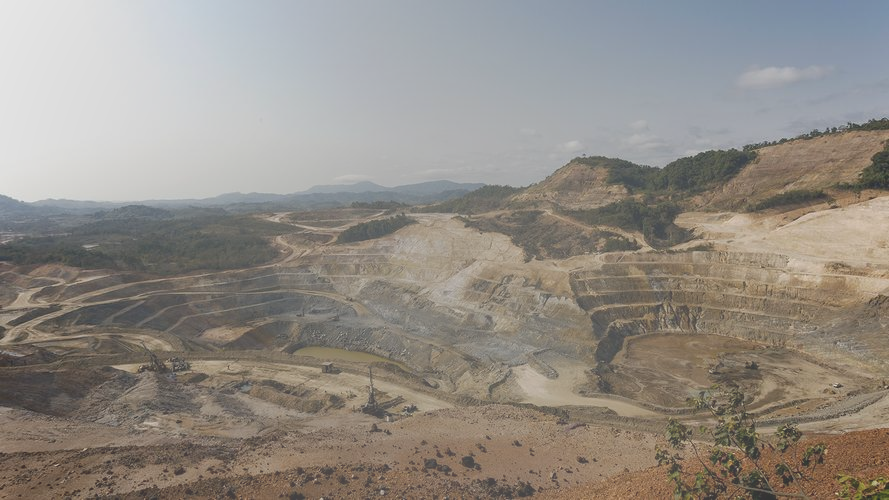
#> input picture imgHazeKS/1.png, 889 x 500 px; its folder holds only this picture in this run
$ python my_dehazing.py   (older library calls are emulated)
#> lines starting #> are read from the running program, lines starting #| are printed output that depends on the picture
import copy
import math
import os
import random
import time

import cv2
import numpy as np
import scipy

'''
四叉树找Ａ
'''


def AirlightEstimate(img, windowsize=15):
    # start = time.time()
    im = cv2.cvtColor(img, cv2.COLOR_BGR2GRAY)
    pix = min(im.shape)
    n = math.log2(pix/windowsize)
    # print(n)
    n = int(n)-1
    # print(n)
    imlist = [[], []]
    for times in range(3):
        h, w = im.shape[0], im.shape[1]
        imlist[0].append(im[0:int(w / 2), 0:int(h / 2)])
        imlist[0].append(im[int(w / 2):w, 0:int(h / 2)])
        imlist[0].append(im[0:int(h / 2), int(h / 2):h])
        imlist[0].append(im[int(w / 2):w, int(h / 2):h])
        imlist[1].append(img[0:int(w / 2), 0:int(h / 2)])
        imlist[1].append(img[int(w / 2):w, 0:int(h / 2)])
        imlist[1].append(img[0:int(h / 2), int(h / 2):h])
        imlist[1].append(img[int(w / 2):w, int(h / 2):h])
        scorelist = [np.mean(i) for i in imlist[0]]
        max_index = np.argmax(scorelist)
        im, img = imlist[0][max_index], imlist[1][max_index]
        imlist = [[], []]
    img_single_channel_list = cv2.split(img)
    A = []
    for channel in img_single_channel_list:
        A.append(np.mean(channel))

    return A
    # [4 lines of commented-out code are left out]


'''
基于边界限制算粗透射率 windowSze = 3
                  C0 = 20  # Default value = 20 (as recommended in the paper)
                  C1 = 300  # Default value = 300 (as recommended in the paper)
'''


def BoundaryConstraints(HazeImg, A, C0=20, C1=300, windowSze=3):
    if len(HazeImg.shape) == 3:
        t_b = np.maximum((A[0] - HazeImg[:, :, 0].astype(np.float64)) / (A[0] - C0),
                         # np.maximum(X, Y) 用于逐元素比较两个array的大小。
                         (HazeImg[:, :, 0].astype(np.float64) - A[0]) / (C1 - A[0]))  # max( (A-I(X))/(A-C0),
        t_g = np.maximum((A[1] - HazeImg[:, :, 1].astype(np.float64)) / (A[1] - C0),  # (A-I(X))/(A-C1) )
                         (HazeImg[:, :, 1].astype(np.float64) - A[1]) / (C1 - A[1]))
        t_r = np.maximum((A[2] - HazeImg[:, :, 2].astype(np.float64)) / (A[2] - C0),
                         (HazeImg[:, :, 2].astype(np.float64) - A[2]) / (C1 - A[2]))

        MaxVal = np.maximum(t_b, t_g, t_r)
        transmission = np.minimum(MaxVal, 1)  # min{ max( (A-I(X))/(A-C0),(A-I(X))/(A-C1) ) , 1 }
    else:  # 单通道
        transmission = np.maximum((A[0] - HazeImg.astype(np.float64)) / (A[0] - C0),
                                  (HazeImg.astype(np.float64) - A[0]) / (C1 - A[0]))
        transmission = np.minimum(transmission, 1)

    kernel = np.ones((windowSze, windowSze), np.float64)
    tbx = cv2.morphologyEx(transmission, cv2.MORPH_CLOSE, kernel=kernel)  # 先进行膨胀操作，再进行腐蚀操作
    return tbx  # 可以填充小的黑洞（fill hole补洞），去掉小的黑噪点。填充目标区域内的离散小空洞和分散部分


'''
导向滤波细化透射率
 r = 60;
 eps = 0.0001;
 30, 0.1
 r=40, eps=1e-3
'''


# [53 lines left out: functions guidedfilter, boxfilter, not called in this run]


def Guidedfilter_cv(im_gray, p, r, eps):
    start = time.time()
    mean_I = cv2.boxFilter(im_gray, cv2.CV_64F, (r, r));
    mean_p = cv2.boxFilter(p, cv2.CV_64F, (r, r));
    mean_Ip = cv2.boxFilter(im_gray * p, cv2.CV_64F, (r, r));
    cov_Ip = mean_Ip - mean_I * mean_p;

    mean_II = cv2.boxFilter(im_gray * im_gray, cv2.CV_64F, (r, r));
    var_I = mean_II - mean_I * mean_I;

    a = cov_Ip / (var_I + eps);
    b = mean_p - a * mean_I;

    mean_a = cv2.boxFilter(a, cv2.CV_64F, (r, r));
    mean_b = cv2.boxFilter(b, cv2.CV_64F, (r, r));

    q = mean_a * im_gray + mean_b;
    end = time.time()
    # print("Guidedfilter运行时间：%.3f秒" % (end - start))
    return q;


# [26 lines left out: function recover, not called in this run]


def recover_meng(img, A, t):
    HazeCorrectedImage = copy.deepcopy(img)
    epsilon = 0.0001
    delta = 0.6
    t = pow(np.maximum(abs(t), epsilon), delta)
    for ch in range(len(img.shape)):
        temp = ((img[:, :, ch].astype(float) - A[ch]) / t) + A[ch]
        temp = np.maximum(np.minimum(temp, 255), 0)
        HazeCorrectedImage[:, :, ch] = temp
    return HazeCorrectedImage


def show(img):
    cv2.imshow('result', img)
    cv2.waitKey(0)  # 按任意键继续执行，可以自定义设置时间，单位毫秒
    # cv2.destroyAllWindows()


# [26 lines left out: functions LUT, hisEqulColor, img_contrast_bright, not called in this run]


img_dir = os.listdir('./imgHazeKS')
print(img_dir)
for oneimg in img_dir:
    path = './imgHazeKS/' + oneimg
    img = cv2.imread(path)
#> img is the input picture: shape (500, 889, 3); mean B, G, R 133.3, 140.4, 146.2
    img_gray = cv2.cvtColor(img, cv2.COLOR_BGR2GRAY)
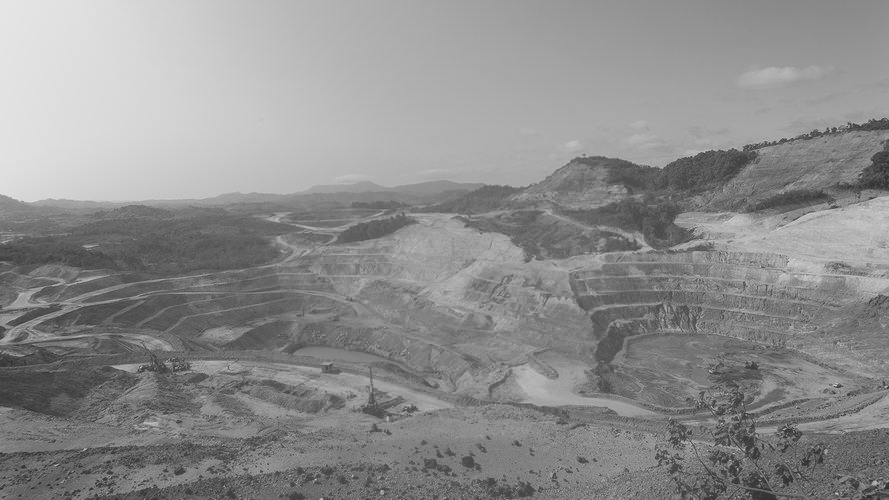
#> img_gray: shape (500, 889); min 42, max 230, mean 141.3
    start = time.time()
    A = AirlightEstimate(img)
#> after the loop in AirlightEstimate, `for channel in img_single_channel_list:`: A = [197.7, 194.9, 190.1]
#> A = [197.7, 194.9, 190.1]
    # [5 lines of commented-out code are left out]
    tb = BoundaryConstraints(img, A)
#> in BoundaryConstraints, `MaxVal = np.maximum(t_b, t_g, t_r)`:
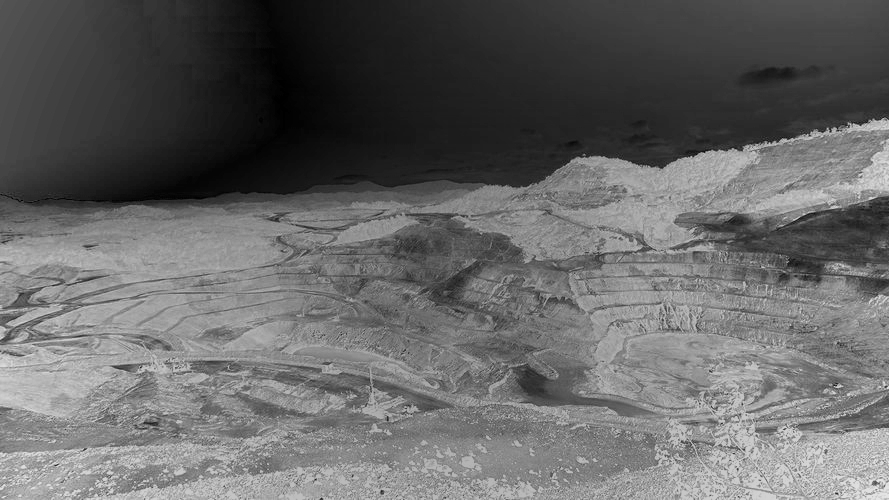
#> MaxVal: shape (500, 889) float64; min 0.00326, max 0.899, mean 0.401
#> in BoundaryConstraints, `kernel = np.ones((windowSze, windowSze), np.float64)`: kernel = [[1, 1, 1], [1, 1, 1], [1, 1, 1]]
    consttime = time.time()
    # t = guidedfilter(img_gray, tb, 60, 0.0001)
    t = Guidedfilter_cv(img_gray, tb, 30, 0.0001)
#> in Guidedfilter_cv, `var_I = mean_II - mean_I * mean_I;`:
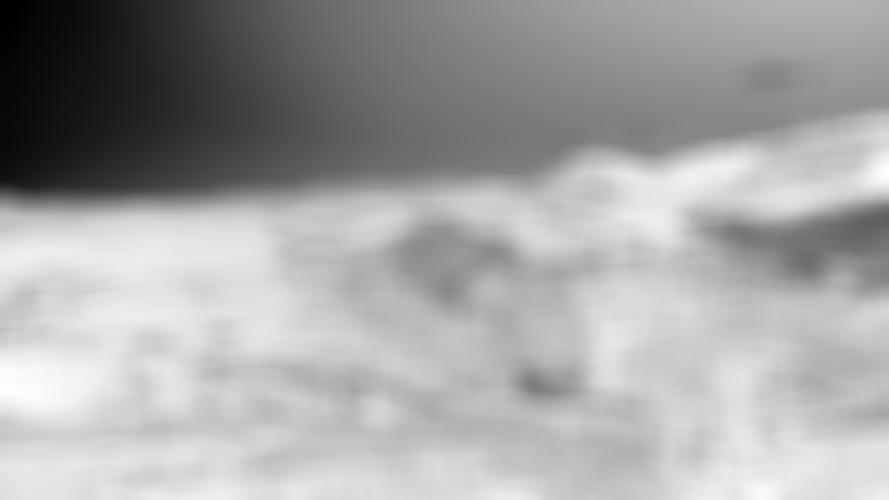
#> var_I: shape (500, 889) float64; min -52223.5, max -4429, mean -21192.9; drawn with min black and max white
#> in Guidedfilter_cv, `mean_a = cv2.boxFilter(a, cv2.CV_64F, (r, r));`:
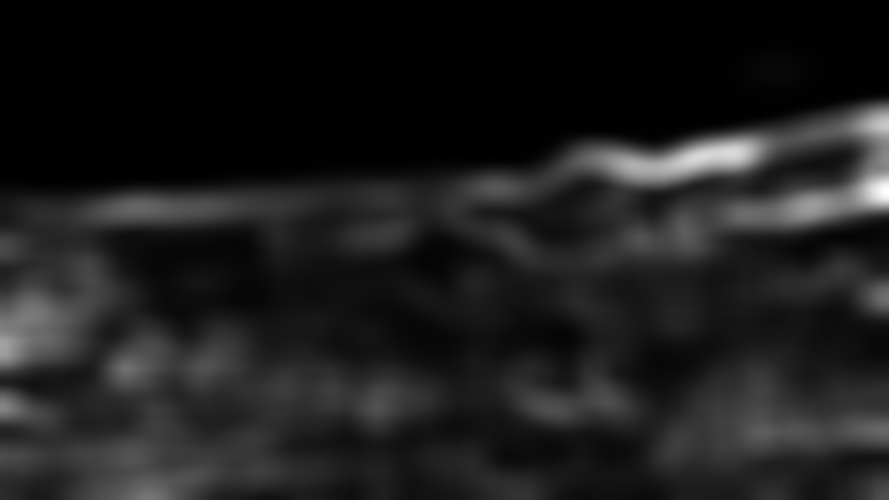
#> mean_a: shape (500, 889) float64; min -1.24e-06, max 0.000511, mean 5.89e-05; drawn with min black and max white

    # [5 lines of commented-out code are left out]
    out_meng = recover_meng(img, A, t)
#> in recover_meng, `t = pow(np.maximum(abs(t), epsilon), delta)`:
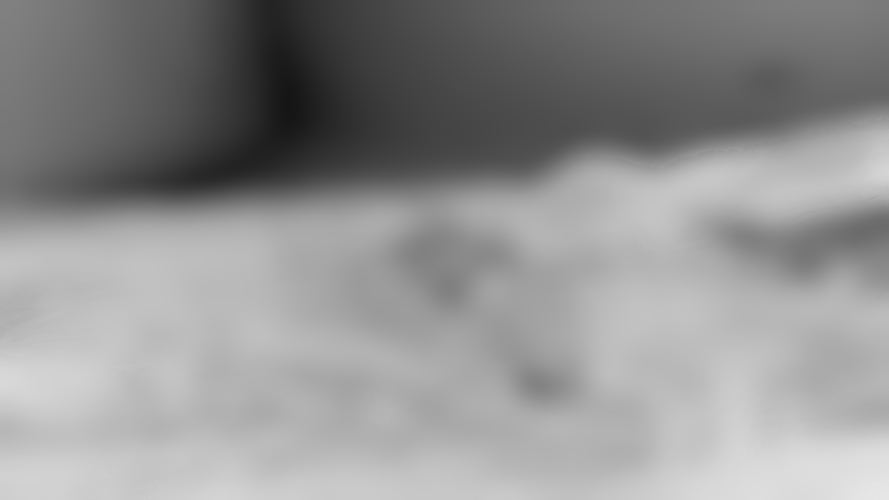
#> t: shape (500, 889) float64; min 0.0858, max 0.91, mean 0.573
#> the loop in recover_meng, `for ch in range(len(img.shape)):` made 3 passes
#> pass 1, in recover_meng, `temp = np.maximum(np.minimum(temp, 255), 0)`:
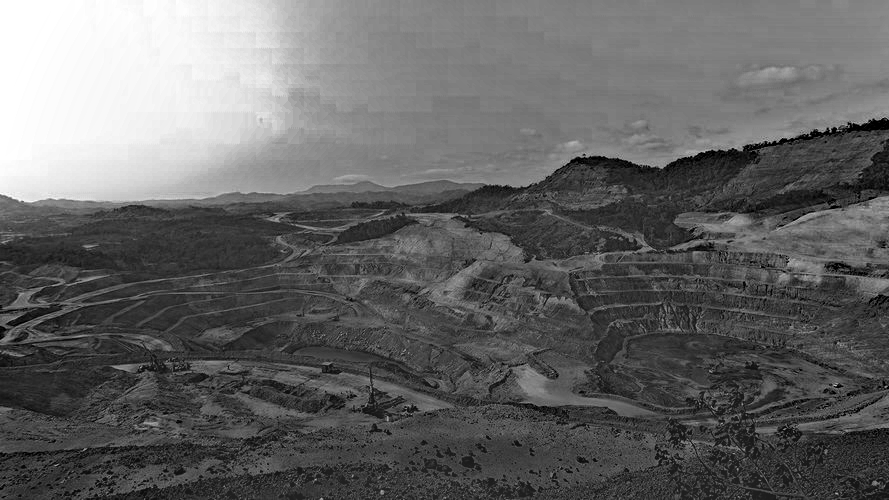
#> temp: shape (500, 889) float64; min 0, max 255, mean 101.3
#> after the loop in recover_meng, `for ch in range(len(img.shape)):`:
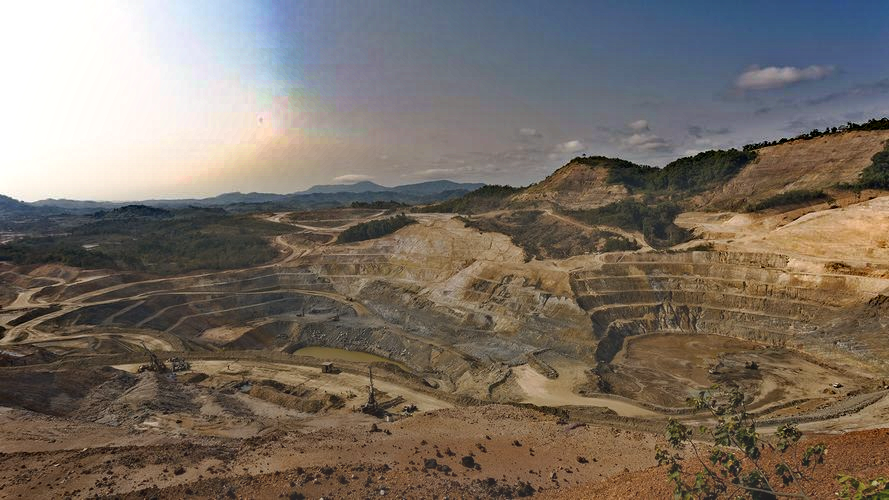
#> HazeCorrectedImage: shape (500, 889, 3); mean B, G, R 100.8, 111.2, 121.7
    end = time.time()

    cv2.imwrite('./outKS/out_My/' + oneimg, out_meng)
    # show(out_meng)

    # cv2.imwrite('out/out1_meng.jpg', out_meng)
    # out3 = img_contrast_bright(out2)
    # # meng
    # # HazeCorrectedImage = copy.deepcopy(img)
    # # for ch in range(len(img.shape)):
    # #     temp = ((img[:, :, ch].astype(float) - A[ch]) / t) + A[ch]
    # #     temp = np.maximum(np.minimum(temp, 255), 0)
    # #     HazeCorrectedImage[:, :, ch] = temp

    # print(path, '的时间', (consttime - start))
    #print(oneimg, (consttime - start))
    print( (consttime - start))
    # print("算A与tb %.3f" % (consttime - start))
    # print(end - start)
    # print(1 / (end - start))

$ run again, on imgHazeKS/6.png
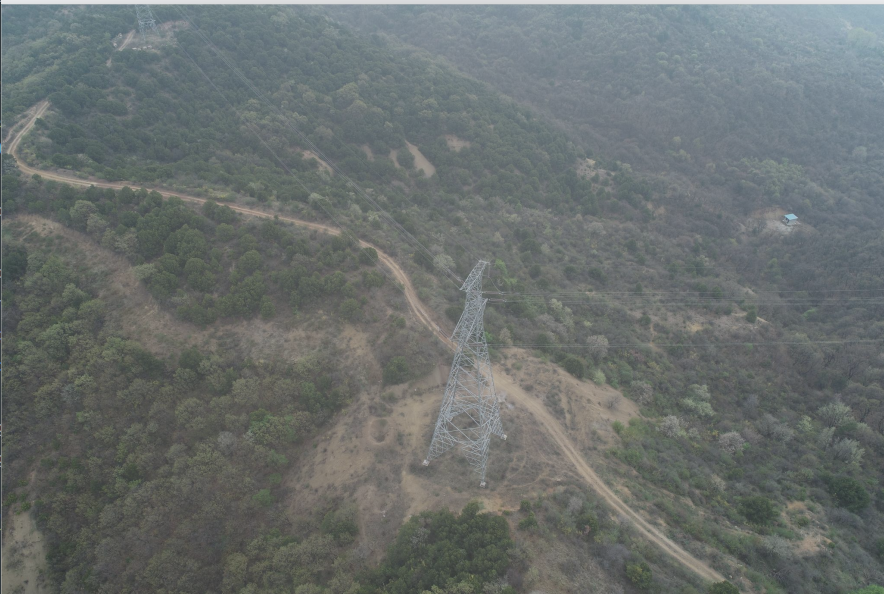
#> input picture imgHazeKS/6.png, 884 x 594 px
#> img is the input picture: shape (594, 884, 3); mean B, G, R 110.3, 111.7, 106.2
#> after the loop in AirlightEstimate, `for channel in img_single_channel_list:`: A = [153.9, 146.4, 135.7]
#> in BoundaryConstraints, `t_r = np.maximum((A[2] - HazeImg[:, :, 2].astype(np.float64)) / (A[2] ..`:
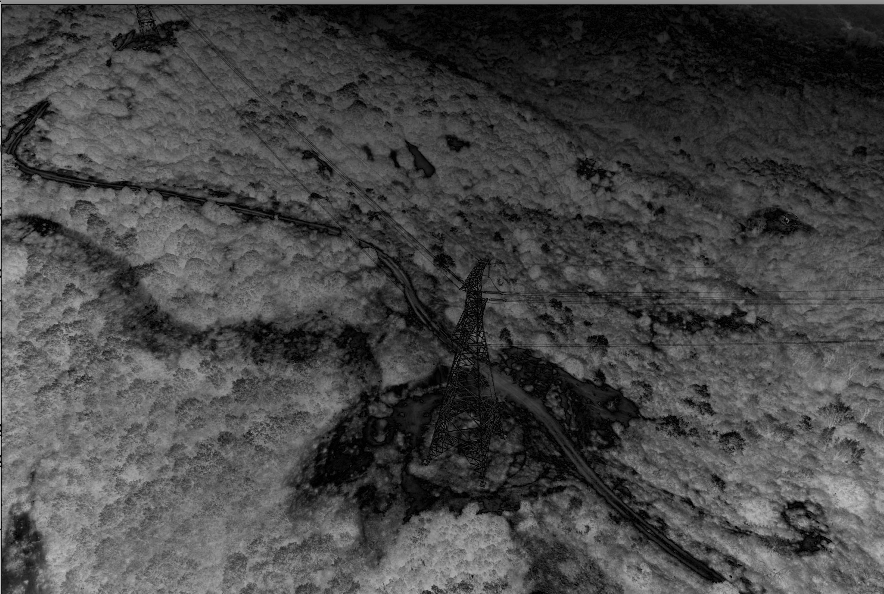
#> t_r: shape (594, 884) float64; min 0.00192, max 0.784, mean 0.276
#> kernel = [[1, 1, 1], [1, 1, 1], [1, 1, 1]]
#> after the loop in recover_meng, `for ch in range(len(img.shape)):`:
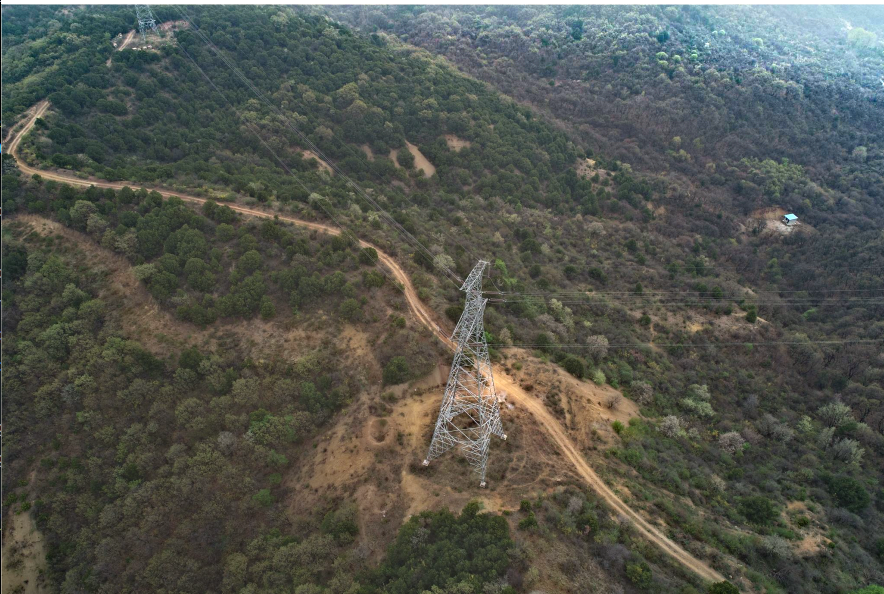
#> HazeCorrectedImage: shape (594, 884, 3); mean B, G, R 78, 85.5, 83.1
